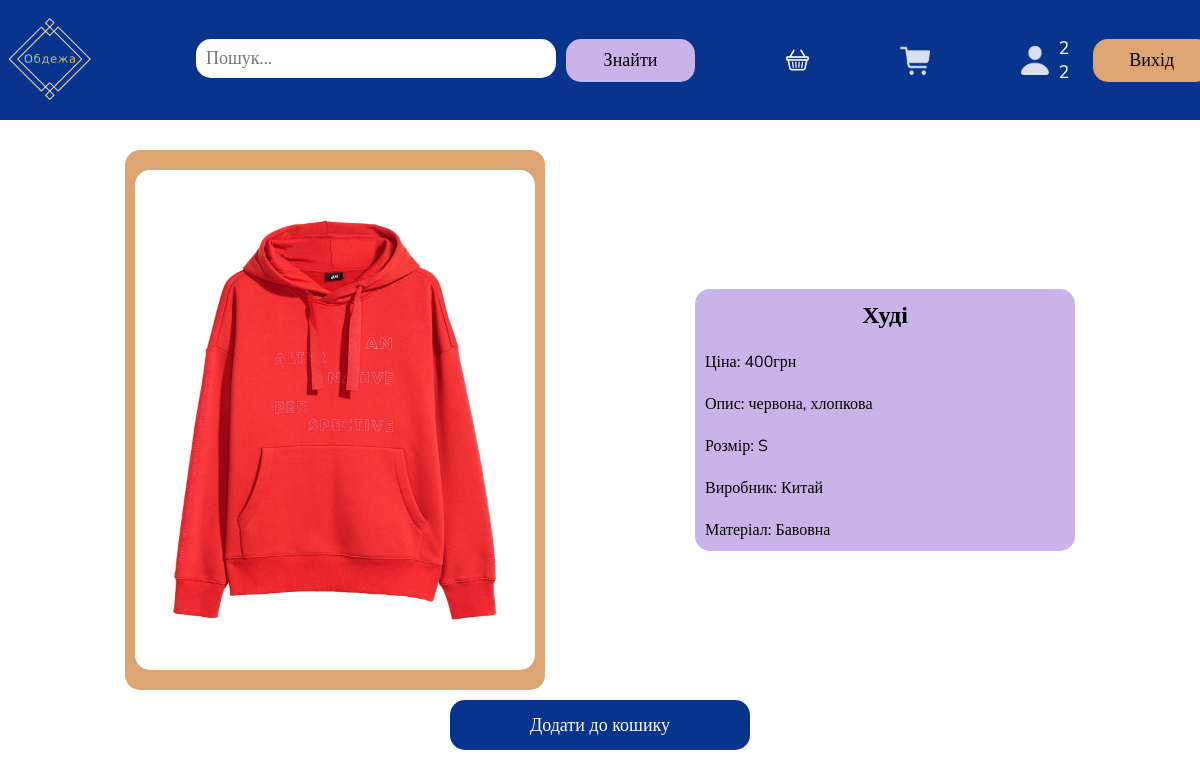
The app's page /product/1/ (signed in) with its own data.
### products/models.py (models this page shows)
class Product(models.Model):
    name = models.CharField(max_length=255)
    discription = models.TextField(max_length=1000)
    price = models.IntegerField()
    image = models.ImageField()
    product_type = models.ForeignKey(ProductType, on_delete=models.CASCADE)
    size = models.CharField(max_length=5, default='S')
    maker = models.CharField(max_length=255, default='Китай')
    material = models.CharField(max_length=255, default='Бавовна')

### products/views.py (the view)
# urls.py: path('product/<int:id>/', product),
def product(request, id):
    products = search_products(request)
    if products:
        return main(request)
    else:
        product = Product.objects.get(pk=id)
        context ={
            'product': product,
        }
        return render(request, 'products/product.html', context)

### products/views.py (called while the page is built)
def search_products(request):
    if request.method == 'POST':
        products = list()
        search= request.POST.get('search')
        if search:
            products = list(Product.objects.filter(
                Q(name__icontains=search) | Q(discription__icontains=search) |
                 Q(maker__icontains=search) | Q(material__icontains=search)
            ))
            categories = list(ProductType.objects.filter(Q(name__icontains=search)))
            print(categories)
            for category in categories:
                products.extend(list(Product.objects.filter(product_type=category)))
            return set(products)

### products/templates/products/product.html
{% extends 'products/base.html' %}
{% load static %}
{% block links %}
<link rel="stylesheet" href="{% static 'products/product.css' %}">
{% endblock %}
{% block content %}
<main>
    <div class="img">
        <img src="{{product.image}}" alt="">
    </div>
    <div class="info">
        <h2>{{product.name}}</h2>
        <p>Ціна: {{product.price}}грн</p>
        <p>Опис: {{product.discription}}</p>
        <p>Розмір: {{product.size}}</p>
        <p>Виробник: {{product.maker}}</p>
        <p>Матеріал: {{product.material}}</p>
    </div>
</main>
{% if request.user.is_authenticated %}
<a class="log_in button" href="/add_product/{{product.id}}">Додати до кошику</a>
{% endif %}
{% endblock %}

### products/templates/products/base.html (shortened to what this page needs)
<html lang="en">
<head>
    {% load static %}
    <link rel="stylesheet" href="{% static 'products/base.css' %}">
    {% block links %}
    {% endblock %}
</head>
<body>
    {% block menu %}
    <header>
        <a href="/main"><img class="logo" src="{% static 'adminpanel/img/logo.png' %}" alt=""></a>
        <form action="" method="POST">
            <input type = 'search' placeholder="Пошук..." name="search">
            <button>Знайти</button>
        </form>
        {% if request.user.is_authenticated %}
        <a href="/backet"><img class="bascket" src="{% static 'adminpanel/img/bascket.png' %}" alt=""></a>
        <a href="/myorders"><img class="cart" src="{% static 'order/orders.png' %}" alt=""></a>
        {% endif %}
        <div>
            {% if request.user.is_authenticated %}
            <img class="user" src="{% static 'products/img/user.png' %}" alt="">
            <p class="white">{{request.user.first_name}} {{request.user.last_name}}</p>
            <a href="/logout" class="log_in">Вихід</a>
            {% else %}
            <a class="log_in" href="/auth">Вхід</a>
            <a class="sing_in" href="/reg">Реєстрація</a>
            {% endif %}
        </div>
    </header>
    {% endblock %}
    {% block content %}
    {% endblock %}
</body>
</html>

### products/static/products/base.css (style rules this page uses)
* { padding: 0; margin: 0; font-family: "Nunito Sans"; }
header { display: flex; align-items: center; padding: 10px; gap: 91px; width: 100%; height: 100px; background: #08348d; position: fixed; }
input { width: 360px; height: 39px; background: #FFFFFF; border-radius: 15px; border: none; padding: 10px; font-size: 18px; }
input::placeholder { font-family: "Nunito Sans"; }
button { display: flex; flex-direction: row; justify-content: center; align-items: center; padding: 0px; gap: 10px; width: 129px; height: 43px; background: #c9b3e8; border-radius: 15px; border: none; font-size: 18px; }
form { display: flex; gap: 10px; }
div { display: flex; gap: 10px; }
.log_in { display: flex; justify-content: center; align-items: center; padding: 0px; gap: 10px; width: 129px; height: 43px; background: #dca572; border-radius: 15px; font-size: 18px; color: black; }
a { text-decoration: none; }
.white { color: #FFFFFF !important; font-size: 18px; }
.user { width: 30px; height: 30px; }
header div { display: flex; justify-content: center; align-items: center; }
.cart { width: 30px; height: 30px; }

### products/static/products/product.css (style rules this page uses)
main { padding-top: 150px; display: flex; justify-content: center; align-items: center; gap: 150px; width: 100%; }
p { color: black; }
.info { display: flex; justify-content: flex-start; align-items: flex-start; flex-direction: column; width: 30%; gap: 20px; background-color: #c9b3e8; border-radius: 15px; padding: 10px; }
.img { display: flex; justify-content: center; align-items: center; width: 35%; background-color: #dca572; border-radius: 15px; padding-top: 20px; padding-bottom: 20px; }
.img img { width: 400px; height: 500px; border-radius: 15px; }
h2 { width: 100%; text-align: center; }
body { display: flex; justify-content: flex-start; align-items: center; flex-direction: column; width: 100%; gap: 10px; }
.button { height: 50px; width: 300px; background-color: #08348d; color: white; }

### records on screen
Product: image (picture), name "Худі", price "400", discription "червона, хлопкова", size "S", maker "Китай", material "Бавовна"

### other values on screen
{{ request.user.first_name }} "2"
{{ request.user.last_name }} "2"
